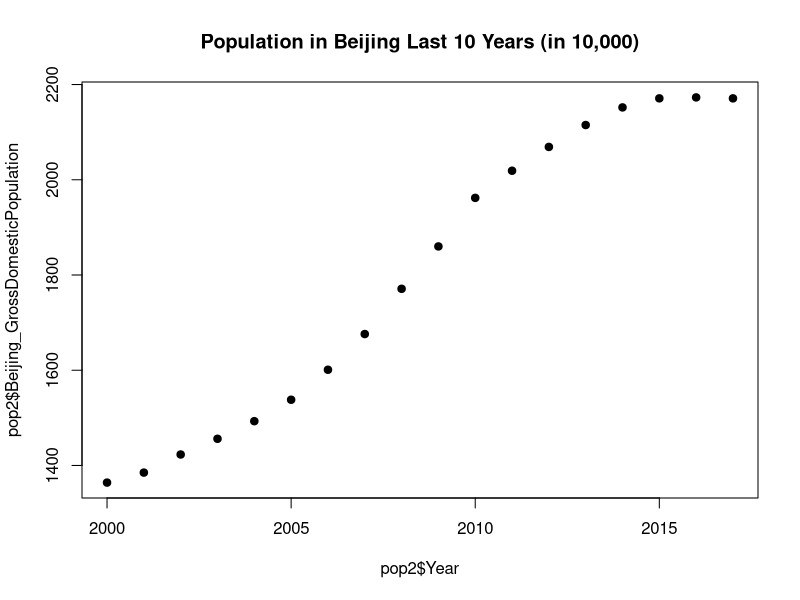
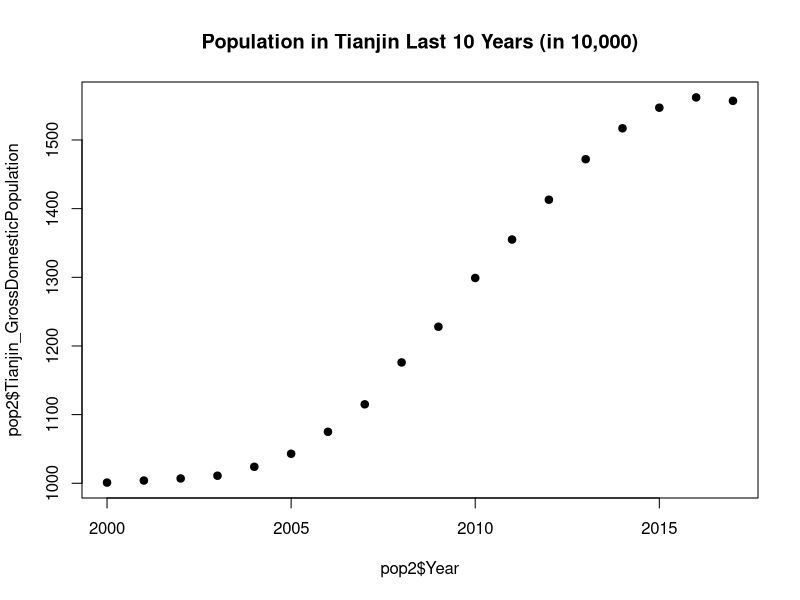
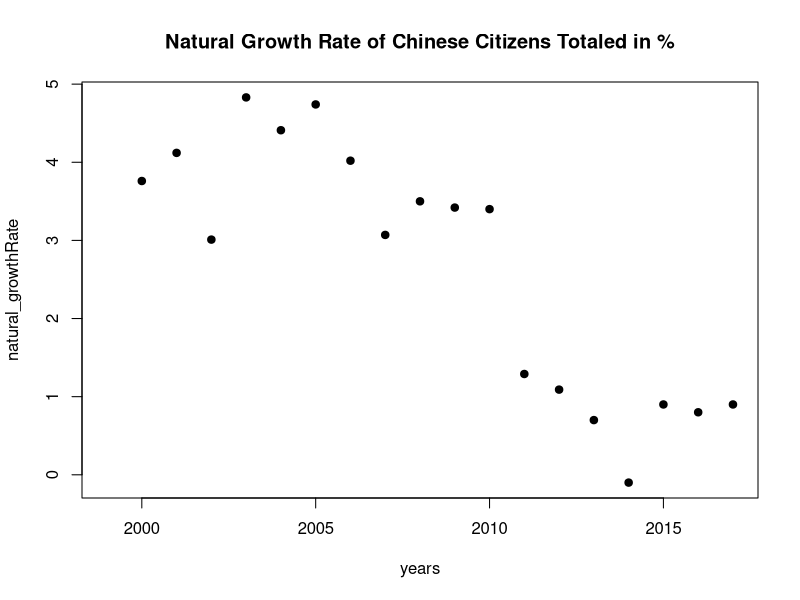

Source code (R) for these figures, in order: (Note: this script raises an error after producing the figures.)
## ---- chunk 1
knitr::opts_chunk$set(echo = TRUE)
## ---- chunk 2
library(tidyverse)
pop1 = read.csv("GrossDomPop_byProvince.csv")
pop2=as_tibble(pop1)
plot(pop2$Year, pop2$Beijing_GrossDomesticPopulation, main="Population in Beijing Last 10 Years (in 10,000)", pch=19)
plot(pop2$Year, pop2$Tianjin_GrossDomesticPopulation, main="Population in Tianjin Last 10 Years (in 10,000)", pch=19)
## ---- chunk 3
growthRate = read.csv("GrowthRate.csv")
growthRate2=as_tibble(growthRate)
natural_growthRate <- growthRate2[3,]
years <- c("1999","2000","2001","2002","2003","2004","2005","2006","2007","2008","2009", "2010","2011","2012","2013","2014","2015","2016","2017")
plot(years, natural_growthRate, main="Natural Growth Rate of Chinese Citizens Totaled in %", pch=19)
## ---- chunk 4
pop1 = read.csv("GrossDomPop_byProvince.csv")
pop2=as_tibble(pop1)
object1 = read.csv("China_EO_49to17.csv")
object2=as_tibble(object1)
by_year_desc <- object2[order(-object2$Year),]
mergedTable <- merge(by_year_desc, pop2, by.x="Year")
province2000 <- function(province) {
  output <- filter(mergedTable, Year >= '2000') %>% select(Year,paste0(province,"_Enterprise"), paste0(province,"_GrossDomesticPopulation"))
  output2 <- mutate(output, ratio = output[,2]/output[,3])
  return(output2)
}
beijingEnterprise_Pop <- province2000("Beijing")
print(beijingEnterprise_Pop)
plot(beijingEnterprise_Pop$Year, beijingEnterprise_Pop$ratio, main="Enterprise/Population Ratio in Beijing Last 10 Years", pch=19)


provinceList <- c("Beijing", "Tianjin", "Hebei", "Shanxi", "InnerMongolia", "Liaoning", "Jilin", "Heilongjiang", "Shanghai")
bigMerge <- function(names) {
  bigMergedTable <- filter(mergedTable, Year >= '2000')
  for (i in 1: length(names)) {
     currentEnter <- bigMergedTable %>% select(paste0(names[i],"_Enterprise"))
     currentPop <- bigMergedTable %>% select(paste0(names[i], "_GrossDomesticPopulation"))
     print(currentEnter/currentPop)
     print(ggplot(province2000(names[i]), aes(x = Year, y = ratio)) + 
      geom_line(color = "#660066") +
      geom_point(color = "#FF8000") +
      labs(x = "Year", y = "Ratio"))
     bigMergedTable$ratios[i] = currentEnter/currentPop
  }
  return (bigMergedTable)
}
finalTable <- bigMerge(provinceList)
